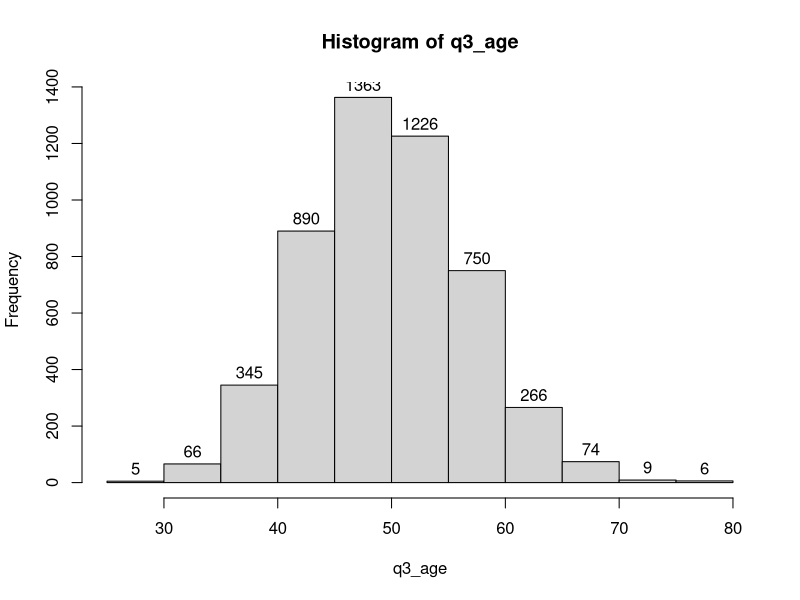

Reproduce this figure in R. (Note: this script raises an error after producing the figure.)
## ---- chunk 1
knitr::opts_chunk$set(echo = TRUE)
library(tidyverse)
## ---- chunk 2
q2_gender <- sample(x = c("Male","Female","Other"),
                 size = 5000,
                 prob = c(.48,.51,.01),
                 replace = TRUE)
## ---- chunk 3
q3_age <- rpois(n = 5000, lambda = 50)

hist(q3_age, labels = TRUE) # Plot histogram, show value labels
summary(q3_age)
## ---- chunk 4
sim_data <- tibble(ID = 1:5000,
                   Q2_GENDER = q2_gender,
                   Q3_AGE = q3_age)
## ---- chunk 5
knitr::include_graphics("images/posh-chocolate.jpg")
## ---- chunk 6

snack_data <- tibble(ID = 1:5000,
                     Q2_GENDER = q2_gender,
                     Q3_AGE = q3_age,
                     PRELUN_1 = sample(x = c(0,1), 5000, replace = TRUE, prob = c(.45, .55)), # Jaffa
                     PRELUN_2 = sample(x = c(0,1), 5000, replace = TRUE, prob = c(.65, .35)), # Tea Biscuits
                     PRELUN_3 = sample(x = c(0,1), 5000, replace = TRUE), # Posh chocs
                     
                     POSLUN_1 = sample(x = c(0,1), 5000, replace = TRUE), # Jaffa
                     POSLUN_2 = sample(x = c(0,1), 5000, replace = TRUE), # Tea Biscuits
                     POSLUN_3 = sample(x = c(0,1), 5000, replace = TRUE, prob = c(.45, .55)), # Posh chocs
                     
                     LATAFT_1 = sample(x = c(0,1), 5000, replace = TRUE), # Jaffa
                     LATAFT_2 = sample(x = c(0,1), 5000, replace = TRUE, prob = c(.90, .10)), # Tea Biscuits
                     LATAFT_3 = sample(x = c(0,1), 5000, replace = TRUE)) # Posh chocs
## ---- chunk 7
matrix(data = sample(x = c(0,1),30 * 5000, replace = TRUE),
       nrow = 5000,
       ncol = 30) %>%
  as_tibble() -> brand_con_sim # Simulated Brand Consumption, 30 columns x 5000 rows

# Give column names to the simulated brand consumption data
names(brand_con_sim) <- c(paste0("PRELUN_",1:10),
                          paste0("POSLUN_",1:10),
                          paste0("LATAFT_",1:10))

# Simulate ID, Gender, and Age variables
# Use cbind() to combine with the simulated brand consumption data

tibble(ID = 1:5000,
       Q2_GENDER = q2_gender,
       Q3_AGE = q3_age) %>%
  cbind(brand_con_sim) -> big_snack_data

glimpse(big_snack_data[,1:15]) # Glimpse first 15 columns only
## ---- chunk 8

for(i in 1:10){ # For i starting from the value 1, all the way to value 10
  two_to_power <- 2^i
  statement <- paste("2 to the power of", i, "is equal to", two_to_power)
  print(statement)
}

## ---- chunk 9
glee_team <- c("Belinda Blumenthal","Bella Ridley","Giselle Maarschalkerweerd de Klotz","Hazel")

for(glee_member in glee_team){
  n_char <- nchar(glee_member)
  to_print <- paste0(glee_member,"'s name has ",n_char," characters.")
  print(to_print)
  }

## ---- chunk 10
big_snack_data %>%
  group_by(Q2_GENDER) %>%
  summarise_at(vars(num_range("PRELUN_", 1:10)), ~sum(.)/length(.)) # can also use funs() form, depending on dplyr version

big_snack_data %>%
  group_by(Q2_GENDER) %>%
  summarise_at(vars(num_range("POSLUN_", 1:10)), ~sum(.)/length(.))

big_snack_data %>%
  group_by(Q2_GENDER) %>%
  summarise_at(vars(num_range("LATAFT_", 1:10)), ~sum(.)/length(.))
## ---- chunk 11

vars_string <- c("PRELUN_","POSLUN_","LATAFT_") # Variable characters to iterate

for(occ_type in vars_string){
  big_snack_data %>%
    group_by(Q2_GENDER) %>%
    summarise_at(vars(num_range(occ_type, 1:10)), ~sum(.)/length(.)) %>%
    print()
}
## ---- chunk 12
vars_string <- c("PRELUN_","POSLUN_","LATAFT_") # Variable characters to iterate

brandcon_list <- list() # Initialise empty list

for(i in 1:length(vars_string)){ # length(vars_string) is 3 in this case
  big_snack_data %>%
    group_by(Q2_GENDER) %>%
    summarise_at(vars(num_range(vars_string[[i]], 1:10)), ~sum(.)/length(.)) %>%
    data.frame() -> brandcon_list[[i]]
}

brandcon_list

## ---- chunk 13

names(big_snack_data) %>%
  .[str_detect(.,"_[:digit:]")] %>%
  str_remove("[:digit:]{1,2}") %>%
  unique() -> vars_string2

plot_list <- list()

for(i in 1:length(vars_string2)){
  big_snack_data %>%
    mutate(Q3_AGEBAND=ifelse(Q3_AGE >= 35, "35+", "Below 35")) %>%
    group_by(Q3_AGEBAND) %>%
    summarise_at(vars(num_range(vars_string2[[i]],1:10)),~sum(.) / n()) %>%
    gather(occasion,age, -Q3_AGEBAND) %>%
    
    # ggplot2 'layer-graphics' syntax
    ggplot(aes(x = reorder(occasion,age), y = age, fill = Q3_AGEBAND)) + 
    geom_col() +
    geom_text(aes(y = age, label = round(age * 100)), hjust = -0.5) +
    coord_flip() +
    facet_wrap(~Q3_AGEBAND) -> plot_list[[i]]
}

plot_list

## ---- chunk 14

some_numbers <- c(57,89,40,16)

some_function <- function(x){
  square_x <- x^2 # Square x
  paste(square_x,"is the square of",x)
}

lapply(some_numbers,some_function)
 
## ---- chunk 15
count_characters <- function(some_word){
 total_char <- nchar(some_word)
 paste(some_word, "has", total_char,"characters.")
}

# count_characters("schadenfreude")
# [1] "schadenfreude has 13 characters."
## ---- chunk 16

quick_maths <- function(){
  print("two plus two is four")
  Sys.sleep(1)
  print("minus one that's three")
  Sys.sleep(1)
  print("QUICK MATHS")
}

## RUN THIS:
quick_maths()

## ---- chunk 17

index_it <- function(x, total){
  return(x / total * 100)
}

# index_it(.87,.43)
# [1] 202.3256


calculate_CAGR <- function(end_value, start_value, periods){
  
  step_1 <- end_value / start_value
  step_2 <- step_1 ^ (1 / periods)
  step_3 <- step_2 - 1
  return(step_3)
}

# calculate_CAGR(end_value = 5000,
#                start_value = 3200,
#                periods = 3)
# [1] 0.1603972
## ---- chunk 18

vars_string <- c("PRELUN_","POSLUN_","LATAFT_") # Variable characters to iterate

brand_analysis <- function(brand){
    big_snack_data %>%
      group_by(Q2_GENDER) %>%
      summarise_at(vars(num_range(brand, 1:10)), ~sum(.)/length(.))
}


lapply(vars_string, brand_analysis)

## ---- chunk 19

create_sum_columns <- function(i){
  it <- paste0("_",i)
  col_name <- paste0("SUM",it)
  
  big_snack_data %>%
  select(ends_with(it)) %>%
  transmute(!!sym(col_name):=apply(.,MARGIN = 1,sum)) # transmute() is similar to mutate(), but only returns the new column
}

lapply(1:10, create_sum_columns) %>%
  bind_cols() %>%
  glimpse()

## ---- chunk 20
big_snack_data %>%
  group_by(Q2_GENDER) %>%
  summarise_at(vars(starts_with("PRELUN_"),
                    starts_with("POSLUN_"),
                    starts_with("LATAFT_")),
               ~sum(.)/n()) -> summary_table_with_everything

summary_table_with_everything %>% select(Q2_GENDER,contains("PRELUN"))
summary_table_with_everything %>% select(Q2_GENDER,contains("POSLUN"))
summary_table_with_everything %>% select(Q2_GENDER,contains("LATAFT"))
  
